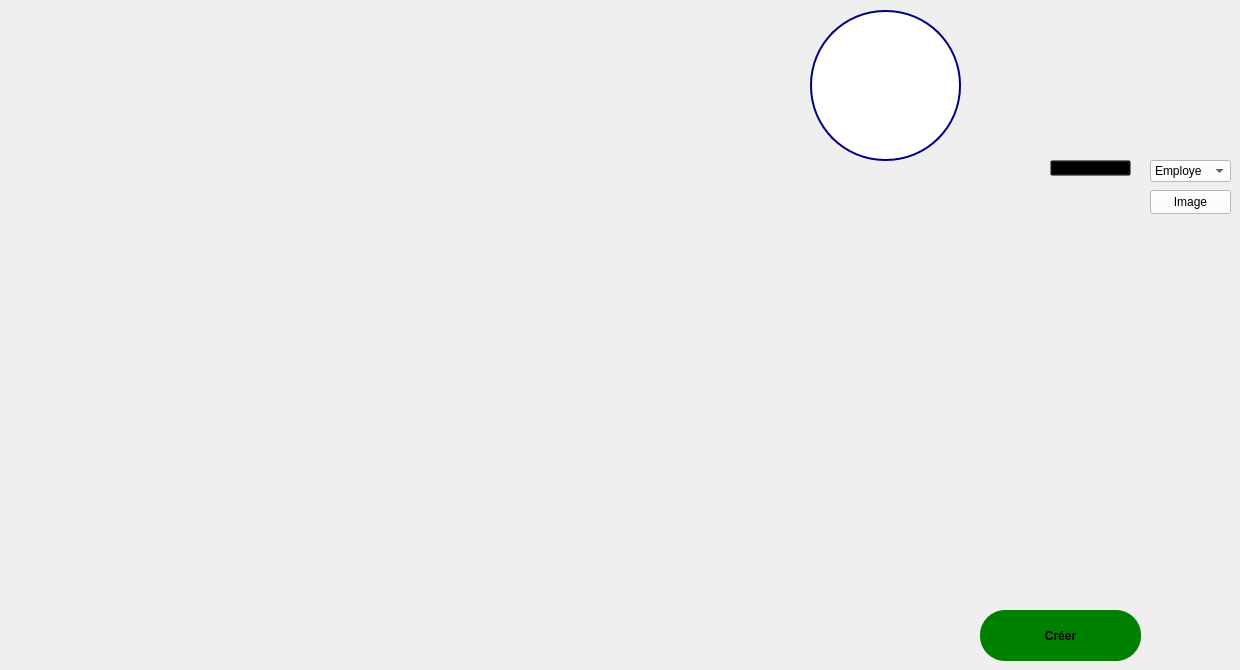
    <widget class="QWidget" name="page_3">
     <property name="styleSheet">
      <string notr="true">QWidget#page_3 {
    background-image: url(&quot;C:/Users/HP/Desktop/mech/page3.png&quot;);
    background-position: center;   /* Centrer l'image */
    background-repeat: no-repeat;  /* Ne pas répéter l'image */
    background-size: cover;        /* Adapter l'image à la taille du widget */
}
</string>
     </property>
     <widget class="QPushButton" name="seconnecter">
      <property name="geometry">
       <rect>
        <x>1050</x>
        <y>160</y>
        <width>81</width>
        <height>16</height>
       </rect>
      </property>
      <property name="styleSheet">
       <string notr="true">QPushButton {
    background-color: transparent;  /* Couleur de fond transparente */
   
}
</string>
      </property>
      <property name="text">
       <string/>
      </property>
     </widget>
     <widget class="QPushButton" name="ButtonCreer">
      <property name="geometry">
       <rect>
        <x>980</x>
        <y>610</y>
        <width>161</width>
        <height>51</height>
       </rect>
      </property>
      <property name="styleSheet">
       <string notr="true">QPushButton {
    background-color: green;
    border: none;                   /* Pas de bordure */
    color: black;                   /* Couleur du texte */
    padding: 10px;                  /* Espacement interne */
    border-radius: 25px;            /* Coins arrondis */
    font-weight: bold;              /* Texte en gras */
}

QPushButton:hover {
    background-color:grey;
    border: none;                          /* Pas de bordure au survol */
    font-weight: bold;                     /* Assure que le texte reste en gras au survol */
}

QPushButton:pressed {
    background-color: rgba(169, 169, 169, 255); /* Couleur gris foncé lors du clic */
    font-weight: bold;                          /* Texte en gras lors du clic */
}
</string>
      </property>
      <property name="text">
       <string>Créer</string>
      </property>
      <property name="icon">
       <iconset theme="QIcon::ThemeIcon::ContactNew"/>
      </property>
     </widget>
     <widget class="QLineEdit" name="email_u">
      <property name="geometry">
       <rect>
        <x>990</x>
        <y>230</y>
        <width>191</width>
        <height>31</height>
       </rect>
      </property>
      <property name="styleSheet">
       <string notr="true">background-color: transparent;
border: none;
</string>
      </property>
     </widget>
     <widget class="QLineEdit" name="cin_u">
      <property name="geometry">
       <rect>
        <x>1000</x>
        <y>300</y>
        <width>191</width>
        <height>31</height>
       </rect>
      </property>
      <property name="styleSheet">
       <string notr="true">background-color: transparent;
border: none;
</string>
      </property>
     </widget>
     <widget class="QLineEdit" name="lastname_u">
      <property name="geometry">
       <rect>
        <x>990</x>
        <y>370</y>
        <width>191</width>
        <height>31</height>
       </rect>
      </property>
      <property name="styleSheet">
       <string notr="true">background-color: transparent;
border: none;
</string>
      </property>
     </widget>
     <widget class="QLineEdit" name="firstname_u">
      <property name="geometry">
       <rect>
        <x>990</x>
        <y>430</y>
        <width>191</width>
        <height>31</height>
       </rect>
      </property>
      <property name="styleSheet">
       <string notr="true">background-color: transparent;
border: none;
</string>
      </property>
     </widget>
     <widget class="QLineEdit" name="phone_u">
      <property name="geometry">
       <rect>
        <x>990</x>
        <y>490</y>
        <width>191</width>
        <height>31</height>
       </rect>
      </property>
      <property name="styleSheet">
       <string notr="true">background-color: transparent;
border: none;
</string>
      </property>
     </widget>
     <widget class="QLineEdit" name="mdp_u">
      <property name="geometry">
       <rect>
        <x>990</x>
        <y>560</y>
        <width>191</width>
        <height>31</height>
       </rect>
      </property>
      <property name="styleSheet">
       <string notr="true">background-color: transparent;
border: none;
</string>
      </property>
     </widget>
     <widget class="QComboBox" name="rolee_u">
      <property name="geometry">
       <rect>
        <x>1150</x>
        <y>160</y>
        <width>81</width>
        <height>22</height>
       </rect>
      </property>
      <property name="styleSheet">
       <string notr="true">background-color: rgb(255, 255, 255);</string>
      </property>
      <item>
       <property name="text">
        <string>Employe</string>
       </property>
      </item>
     </widget>
     <widget class="QPushButton" name="addimage1">
      <property name="geometry">
       <rect>
        <x>1150</x>
        <y>190</y>
        <width>81</width>
        <height>24</height>
       </rect>
      </property>
      <property name="styleSheet">
       <string notr="true">
background-color: rgb(255, 255, 255);</string>
      </property>
      <property name="text">
       <string>Image</string>
      </property>
      <property name="icon">
       <iconset theme="QIcon::ThemeIcon::CameraWeb"/>
      </property>
     </widget>
     <widget class="QLabel" name="imageLabel">
      <property name="geometry">
       <rect>
        <x>810</x>
        <y>10</y>
        <width>151</width>
        <height>151</height>
       </rect>
      </property>
      <property name="styleSheet">
       <string notr="true">border: 2px solid #3498db; /* Border color */
border-radius: 75px;      /* Half of the height for a perfect circle */
overflow: hidden;
background-color: rgb(255, 255, 255);
border-color: rgb(0, 0, 127);</string>
      </property>
      <property name="text">
       <string/>
      </property>
     </widget>
    </widget>
